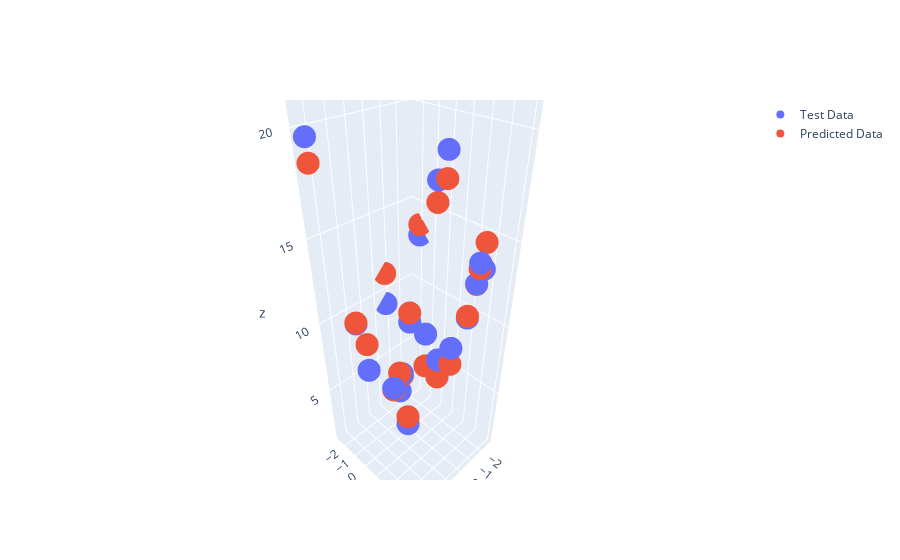

Source (notebook cell):
### Code cell
# Linear Regression with multiple variables (continue)

# color=np.empty(Y_train.size).fill(1)
# fig.scatter_3d(df, x=X_train[:, 0], y=X_train[:, 1], z=Y_train, color=color, title="Training Data")

# Visualize data
fig = go.Figure()
fig.add_scatter3d(x=X_train[:,0], y=X_train[:,1], z=Y_train, mode="markers", name="Training Data")
fig.add_scatter3d(x=X_test[:,0], y=X_test[:,1], z=Y_test, mode="markers", name="Test Data")
fig.add_scatter3d(x=X_test[:,0], y=X_test[:,1], z=Y_pred, mode="markers", name="Predicted Data")
fig.show()

### Figure 1 — Plotly figure (JSON) as saved in the notebook; plotly's stock layout.template omitted (floating-point values rounded to 4 significant figures)
{"data": [{"mode": "markers", "name": "Test Data", "type": "scatter3d", "x": [-0.56, -2.347, -1.495, -1.746, -0.4244, 1.919, -1.713, 2.635, 1.736, -2.078, 3.554, 2.672, -1.205, -0.6509, -1.701, 0.3106, -2.79, -1.896, -1.556, 0.1445], "y": [-1.244, 2.819, 2.687, -0.4368, -1.346, 3.472, 0.6171, -1.206, 3.731, 4.057, -2.175, -0.3704, 3.383, -2.629, -1.723, -1.12, -1.997, 2.773, 1.691, -0.05268], "z": [4.409, 13.19, 10.56, 7.436, 2.886, 19.12, 6.083, 10.31, 20.21, 23.21, 19.76, 7.633, 14.29, 9.11, 7.632, 3.867, 13.06, 12.52, 7.802, 1.291]}, {"mode": "markers", "name": "Predicted Data", "type": "scatter3d", "x": [-0.56, -2.347, -1.495, -1.746, -0.4244, 1.919, -1.713, 2.635, 1.736, -2.078, 3.554, 2.672, -1.205, -0.6509, -1.701, 0.3106, -2.79, -1.896, -1.556, 0.1445], "y": [-1.244, 2.819, 2.687, -0.4368, -1.346, 3.472, 0.6171, -1.206, 3.731, 4.057, -2.175, -0.3704, 3.383, -2.629, -1.723, -1.12, -1.997, 2.773, 1.691, -0.05268], "z": [4.274, 14.67, 10.68, 4.833, 4.495, 18.27, 4.652, 10.37, 19.19, 21.79, 18.69, 9.461, 13.98, 11.21, 8.335, 3.721, 13.7, 12.49, 6.577, 1.964]}], "layout": {}}
